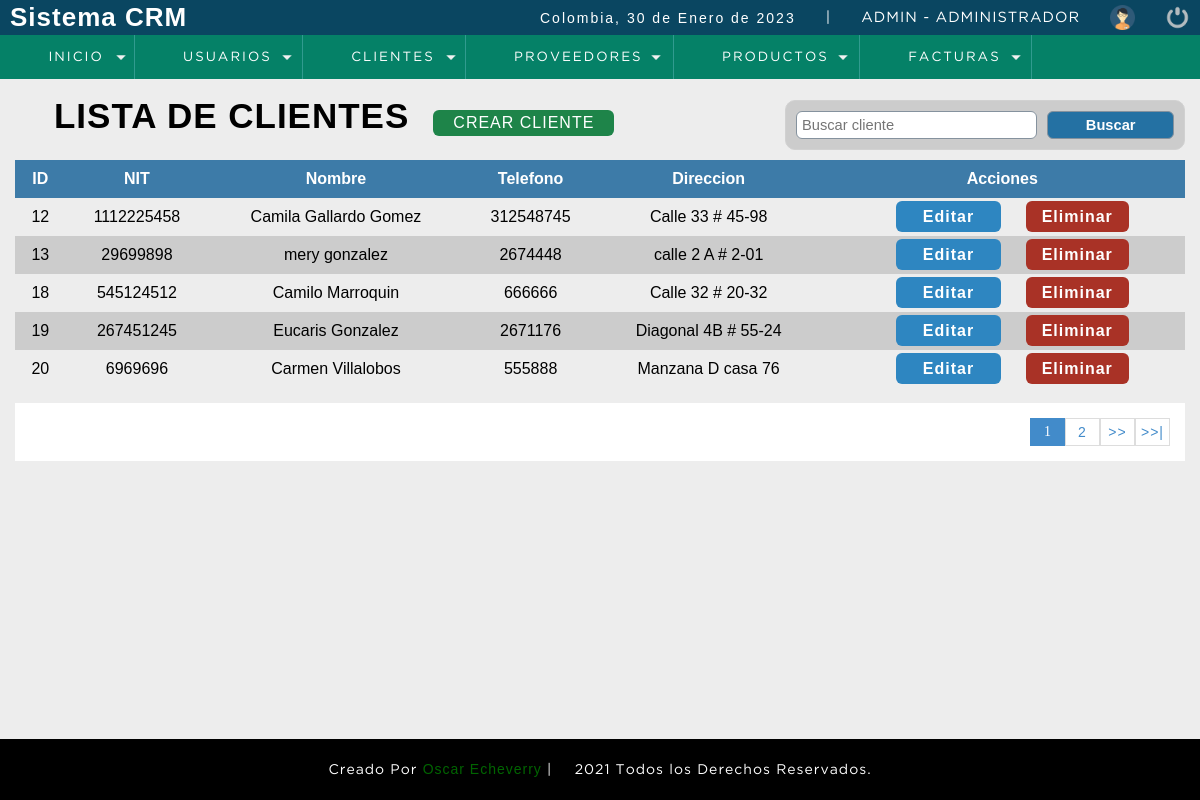
The page /sistema/lista_clientes.php (signed in) on the database its author committed.
### tables this page shows
CREATE TABLE IF NOT EXISTS `cliente` (
  `idcliente` int(11) NOT NULL AUTO_INCREMENT,
  `nit` int(11) DEFAULT NULL,
  `nombre` varchar(80) DEFAULT NULL,
  `telefono` int(11) DEFAULT NULL,
  `direccion` text,
  `dateadd` datetime NOT NULL DEFAULT CURRENT_TIMESTAMP,
  `usuario_id` int(11) NOT NULL,
  `estatus` int(11) NOT NULL DEFAULT '1',
  PRIMARY KEY (`idcliente`),
  KEY `usuario_id` (`usuario_id`)
);

### sistema/lista_clientes.php (the view, shortened to what this page needs)
<?php
    include "../conexion.php";
?>
<!DOCTYPE html>
<html lang="en">
<head>
	<?php include"include/script.php"; ?>
	<?php include"include/header.php"; ?>
</head>
<body>
	<section id="container">
		<h1> <i class="fas fa-users"></i> LISTA DE CLIENTES</h1>
		<a href="registro_cliente.php" class="btn_new"> CREAR CLIENTE</a>
		<form action="buscar_cliente.php" method="get" class="form_search">
		    <input type="text" name="busqueda" id="busqueda" placeholder="Buscar cliente">
		    <input type="submit" value="Buscar" class="btn_search">
		</form>
        <table>
            <tr>
              <th>ID</th>
              <th>NIT</th>
              <th>Nombre</th>
              <th>Telefono</th>
              <th>Direccion</th>
              <th>Acciones</th>
            </tr>
        <?php
            $sql_registe = mysqli_query($conexion,"SELECT COUNT(*) as total_registro FROM cliente WHERE estatus = 1");
            $result_register = mysqli_fetch_array($sql_registe);
            $total_registro = $result_register['total_registro'];
            $por_pagina = 5;
            if(empty($_GET['pagina'])){
                $pagina = 1;
            }else{
                $pagina = $_GET['pagina'];
            }
            $desde = ($pagina-1) * $por_pagina;
            $total_paginas = ceil($total_registro / $por_pagina);
            $query = mysqli_query($conexion, "SELECT * FROM cliente WHERE estatus = 1 ORDER BY idcliente ASC LIMIT $desde, $por_pagina");
            $result = mysqli_num_rows($query);
            if($result > 0){
                while($data = mysqli_fetch_array($query)){
        ?>
            <tr>
                <td><?php echo $data["idcliente"]; ?></td>
                <td><?php echo $data["nit"]; ?></td>
                <td><?php echo $data["nombre"]; ?></td>
                <td><?php echo $data["telefono"]; ?></td>
                <td><?php echo $data["direccion"]; ?></td>
                <td>
                    <a class="link_edit" href="editar_clientes.php?id=<?php echo $data["idcliente"] ?>">Editar</a>
                    <?php
                        if($_SESSION['rol'] == 1 || $_SESSION['rol'] ==2) {?>
                    <a class="link_delete" href="eliminar_clientes.php?id=<?php echo $data["idcliente"] ?>">Eliminar</a>
                    <?php }?>
                </td>
            </tr>
        <?php
                }
            }
        ?>
        </table>
         <div class="paginador">
             <ul>
                 <?php
                    for($i=1; $i <= $total_paginas; $i++){
                        if($i == $pagina){
                            echo '<li class="selecte">'.$i.'</li>';
                        }else{
                            echo '<li><a href="?pagina='.$i.'">'.$i.'</a></li>';
                        }
                    }
                    if($pagina != $total_paginas){
                 ?>
                 <li><a href="?pagina=<?php echo $pagina+1; ?>">>></a></li>
                 <li><a href="?pagina=<?php echo $total_paginas; ?>">>>|</a></li>
                 <?php } ?>
             </ul>
         </div>
	</section>
	<?php include"include/footer.php"; ?>
</body>
</html>

### sistema/css/style.css (style rules this page uses)
* { margin: 0; padding: 0; box-sizing: border-box; }
body { background: #ededed; margin: 0; margin-bottom: 40px; }
h1, h2, h3, h4, h5, h6 { font-family: 'arial'; font-weight: bold; letter-spacing: 1px; }
h1 { font-size: 26px; }
a { text-decoration: none; font-family: arial; letter-spacing: 1px; }
#container { padding: 90px 15px 15px; margin-bottom: 200px; }
form { background: white; margin: auto; padding: 20px 50px; border: 1px solid #d1d1d1; }
input, select { display: block; width: 100%; font-size: 11pt; padding: 5px; border: 1px solid #85929e; border-radius: 6px; }
#container h1 { font-size: 35px; display: inline-block; }
.btn_new { display: inline-block; background: #1E8449; color: white; padding: 4px 20px; border-radius: 6px; margin: 20px; cursor: pointer; -webkit-transition-duration: 0.4s; transition-duration: 0.4s; }
table { border-collapse: collapse; font-size: 12pt; font-family: 'Arial'; width: 100%; }
table th { text-align: center; padding: 10px; background: #3d7ba8; color: white; }
table tr:nth-child(odd) { background: #ccc; }
table td { padding: 10px; text-align: center; }
.link_edit { color: white; background-color: #2E86C1; padding: 7px 27px; text-align: center; text-decoration: none; font-size: 16px; border-radius: 6px; margin-left: 20px; font-weight: 600; -webkit-transition-duration: 0.4s; transition-duration: 0.4s; }
.link_delete { color: white; background-color: #A93226; padding: 7px 16px; text-align: center; text-decoration: none; font-size: 16px; border-radius: 6px; margin-left: 20px; font-weight: 600; -webkit-transition-duration: 0.4s; transition-duration: 0.4s; }
.paginador ul { padding: 15px; list-style: none; background: white; margin-top: 15px; display: -webkit-flex; display: -moz-flex; display: -ms-flex; display: -o-flex; display: flex; justify-content: flex-end; }
.paginador a, .selecte { color: #428bca; border: 1px solid #ddd; padding: 5px; display: inline-block; font-size: 14px; text-align: center; width: 35px; }
.selecte { color:white; background: #428bca; border: 1px solid #428bca; }
.form_search { display: -webkit-flex; display: -moz-flex; display: -ms-flex; display: -o-flex; display: flex; margin: 10px auto; display: flex; width: 400px; float: right; background: #ccc; padding: 10px; border-radius: 10px; }
.btn_search { background: #2471A3; color: white; border: 0 20px; cursor: pointer; font-weight: 600; -webkit-transition-duration: 0.4s; transition-duration: 0.4s; text-decoration: none; width: 50%; margin-left: 10px; padding: 0 10px; }
html { min-height: 100%; position: relative; }

### rows shown on the page
cliente: idcliente "12", nit "1112225458", nombre "Camila Gallardo Gomez", telefono "312548745", direccion "Calle 33 # 45-98"
cliente: idcliente "13", nit "29699898", nombre "mery gonzalez", telefono "2674448", direccion "calle 2 A # 2-01"
cliente: idcliente "18", nit "545124512", nombre "Camilo Marroquin", telefono "666666", direccion "Calle 32 # 20-32"
cliente: idcliente "19", nit "267451245", nombre "Eucaris Gonzalez", telefono "2671176", direccion "Diagonal 4B # 55-24"
cliente: idcliente "20", nit "6969696", nombre "Carmen Villalobos", telefono "555888", direccion "Manzana D casa 76"

### other values the page prints
fechaC() "30 de Enero de 2023"
$_SESSION['user'] "ADMIN"
$_SESSION['rol_name'] "ADMINISTRADOR"
